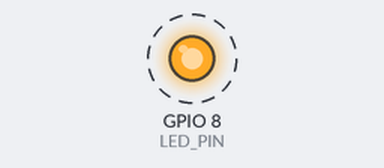
This sketch was run on a simulated ESP32-C3. On the bench: output pins drawn as LEDs (lit = HIGH). Dashed ring = blinking. What the sketch prints to the serial monitor is not drawn. At 5.1 s the program puts the board to deep sleep or switches it off; the recording ends there.

Above: at 0.3 s.
Timing chart, 0 to 3.1 s (numbered marks = the images above):
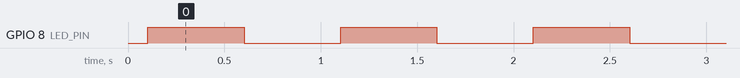

The sketch:

esp32c3_demo.ino
```cpp
// Demo of deep sleep mode on an ESP32-C3.
// Not yet flashed/verified on hardware -- see caveat below before relying on it.
//
// Board: ESP32C3 Dev Module
// USB CDC On Boot: Enabled
// Upload Mode: UART0/Hardware CDC
// USB Mode: Hardware CDC and JTAG
//
// The ESP32-C3 wakes from deep sleep using its timer. The wakeup count is
// retained in RTC memory (RTC_DATA_ATTR), which is this chip's equivalent of
// the ESP8266 demo's rtcUserMemoryRead/Write -- both survive deep-sleep
// resets but not a power cycle.
//
// Caveat: the DevKitM-1 exposes only native USB-CDC serial (no UART bridge
// chip like the ESP8266 board), so after each deep-sleep wake the port has
// to re-enumerate with the host before the serial monitor reconnects. A
// short fixed delay after Serial.begin() can be too brief and drop the
// first print lines, so we wait (bounded) for the host instead.

#include <Arduino.h>
#include "esp_sleep.h"

const uint8_t LED_PIN = 8;                 // Built-in LED on ESP32-C3 DevKitM-1
const uint64_t SLEEP_TIME_US = 60ULL * 1000000ULL;

RTC_DATA_ATTR uint32_t wakeupCount = 0;

void setup() {
  Serial.begin(115200);
  unsigned long serialWaitStart = millis();
  while (!Serial && millis() - serialWaitStart < 3000) {
    delay(10);
  }
  delay(100);

  pinMode(LED_PIN, OUTPUT);
  digitalWrite(LED_PIN, LOW);

  Serial.println();
  Serial.println("Woke up from deep sleep");
  Serial.print("Wakeup cause: ");
  switch (esp_sleep_get_wakeup_cause()) {
    case ESP_SLEEP_WAKEUP_TIMER:
      Serial.println("timer");
      break;
    case ESP_SLEEP_WAKEUP_UNDEFINED:
      Serial.println("power-on or reset");
      break;
    default:
      Serial.println("other");
      break;
  }
  Serial.print("Completed deep sleep cycles: ");
  Serial.println(wakeupCount);
}

void loop() {
  // Blink the LED for 5 seconds, twice per second, then sleep for 1 minute.
  for (int i = 0; i < 10; i++) {
    digitalWrite(LED_PIN, !digitalRead(LED_PIN));
    delay(500);
  }

  // Increment before sleeping so the updated value is available after the
  // ESP32-C3 wakes and starts setup() again.
  wakeupCount++;
  Serial.print("Going to sleep after cycle ");
  Serial.println(wakeupCount);
  Serial.flush();

  esp_sleep_enable_timer_wakeup(SLEEP_TIME_US);
  esp_deep_sleep_start();
}
```

Measured:
- by itself, GPIO 8 (LED_PIN): alternates HIGH for 0.50 s and LOW for 0.50 s
